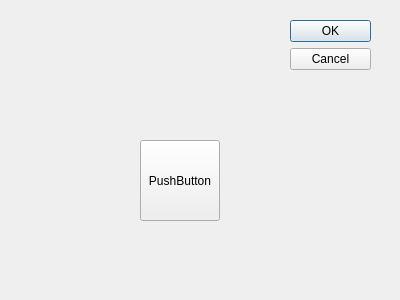
<?xml version="1.0" encoding="UTF-8"?>
<ui version="4.0">
 <class>Dialog</class>
 <widget class="QDialog" name="Dialog">
  <property name="geometry">
   <rect>
    <x>0</x>
    <y>0</y>
    <width>400</width>
    <height>300</height>
   </rect>
  </property>
  <property name="windowTitle">
   <string>Dialog</string>
  </property>
  <widget class="QDialogButtonBox" name="buttonBox">
   <property name="geometry">
    <rect>
     <x>290</x>
     <y>20</y>
     <width>81</width>
     <height>241</height>
    </rect>
   </property>
   <property name="orientation">
    <enum>Qt::Vertical</enum>
   </property>
   <property name="standardButtons">
    <set>QDialogButtonBox::Cancel|QDialogButtonBox::Ok</set>
   </property>
  </widget>
  <widget class="QPushButton" name="pushButton">
   <property name="geometry">
    <rect>
     <x>140</x>
     <y>140</y>
     <width>80</width>
     <height>81</height>
    </rect>
   </property>
   <property name="text">
    <string>PushButton</string>
   </property>
  </widget>
 </widget>
 <resources/>
 <connections>
  <connection>
   <sender>buttonBox</sender>
   <signal>accepted()</signal>
   <receiver>Dialog</receiver>
   <slot>accept()</slot>
   <hints>
    <hint type="sourcelabel">
     <x>248</x>
     <y>254</y>
    </hint>
    <hint type="destinationlabel">
     <x>157</x>
     <y>274</y>
    </hint>
   </hints>
  </connection>
  <connection>
   <sender>buttonBox</sender>
   <signal>rejected()</signal>
   <receiver>Dialog</receiver>
   <slot>reject()</slot>
   <hints>
    <hint type="sourcelabel">
     <x>316</x>
     <y>260</y>
    </hint>
    <hint type="destinationlabel">
     <x>286</x>
     <y>274</y>
    </hint>
   </hints>
  </connection>
 </connections>
</ui>
